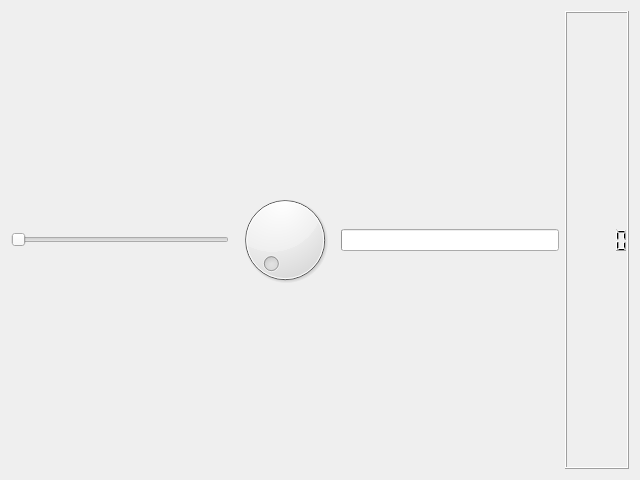
<?xml version="1.0" encoding="UTF-8"?>
<ui version="4.0">
 <class>SliderLab</class>
 <widget class="QWidget" name="SliderLab">
  <property name="geometry">
   <rect>
    <x>0</x>
    <y>0</y>
    <width>640</width>
    <height>480</height>
   </rect>
  </property>
  <property name="windowTitle">
   <string>Sliders</string>
  </property>
  <layout class="QHBoxLayout" name="row">
   <item>
    <widget class="QSlider" name="hSlider">
     <property name="orientation">
      <enum>Qt::Orientation::Horizontal</enum>
     </property>
    </widget>
   </item>
   <item>
    <widget class="QDial" name="dial"/>
   </item>
   <item>
    <widget class="QProgressBar" name="progress"/>
   </item>
   <item>
    <widget class="QLCDNumber" name="lcd"/>
   </item>
  </layout>
 </widget>
 <resources/>
 <connections/>
</ui>
